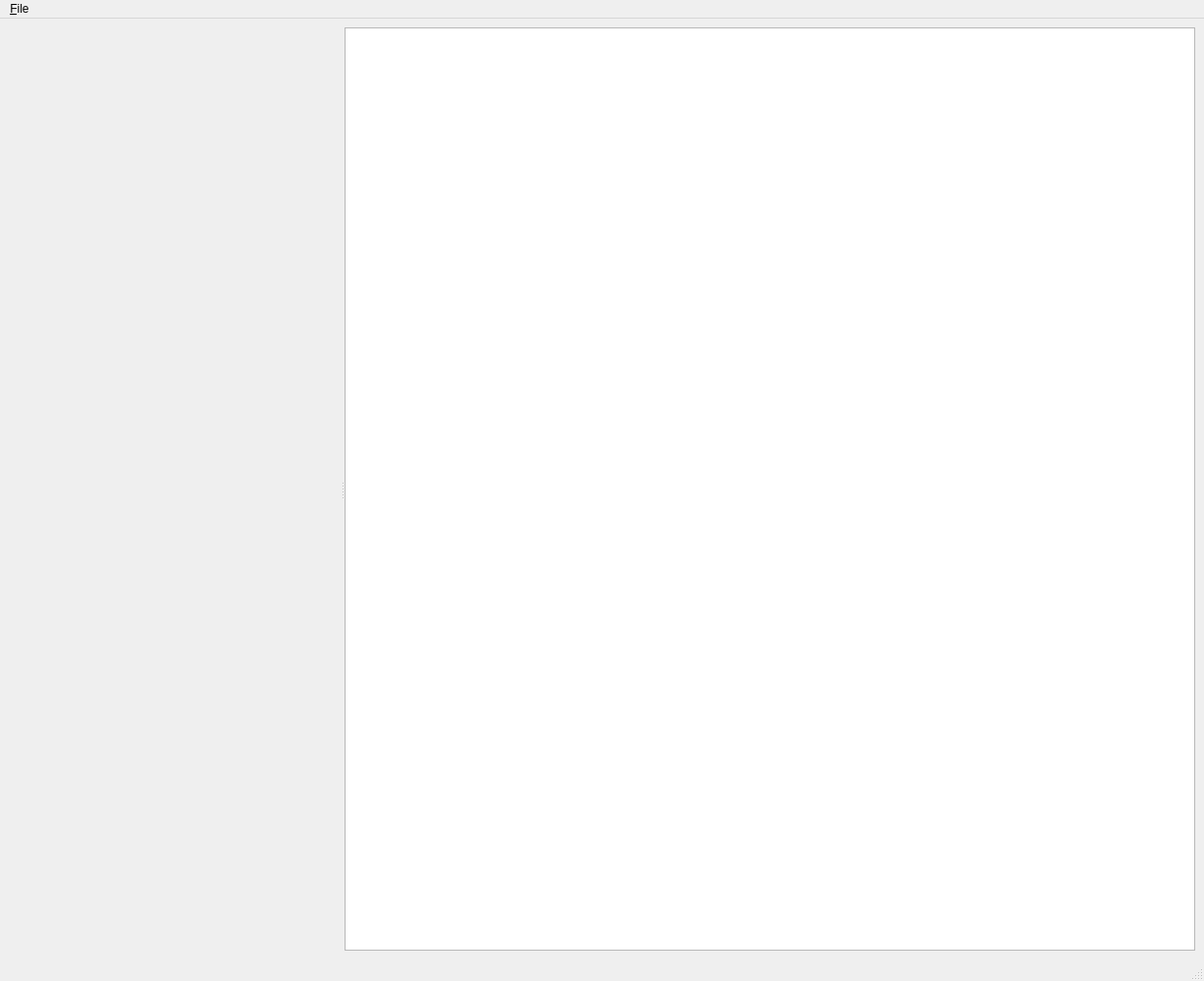
<?xml version="1.0" encoding="UTF-8"?>
<ui version="4.0">
 <class>MainWindow</class>
 <widget class="QMainWindow" name="MainWindow">
  <property name="geometry">
   <rect>
    <x>0</x>
    <y>0</y>
    <width>1230</width>
    <height>1002</height>
   </rect>
  </property>
  <property name="windowTitle">
   <string>MainWindow</string>
  </property>
  <widget class="QWidget" name="centralwidget">
   <layout class="QVBoxLayout" name="verticalLayout">
    <item>
     <widget class="QSplitter" name="splitter">
      <property name="sizePolicy">
       <sizepolicy hsizetype="Expanding" vsizetype="Expanding">
        <horstretch>0</horstretch>
        <verstretch>0</verstretch>
       </sizepolicy>
      </property>
      <property name="orientation">
       <enum>Qt::Horizontal</enum>
      </property>
      <widget class="QsciScintilla" name="plainTextEdit">
       <property name="font">
        <font>
         <family>Courier New</family>
         <pointsize>8</pointsize>
         <weight>50</weight>
         <italic>false</italic>
         <bold>false</bold>
         <underline>false</underline>
         <strikeout>false</strikeout>
        </font>
       </property>
       <property name="toolTip">
        <string/>
       </property>
       <property name="whatsThis">
        <string/>
       </property>
      </widget>
      <widget class="QTextEdit" name="textEdit"/>
     </widget>
    </item>
   </layout>
  </widget>
  <widget class="QMenuBar" name="menubar">
   <property name="geometry">
    <rect>
     <x>0</x>
     <y>0</y>
     <width>1230</width>
     <height>21</height>
    </rect>
   </property>
   <widget class="QMenu" name="menu_File">
    <property name="title">
     <string>&amp;File</string>
    </property>
    <addaction name="action_Open"/>
    <addaction name="action_Save_and_update"/>
    <addaction name="action_Quit"/>
   </widget>
   <addaction name="menu_File"/>
  </widget>
  <widget class="QStatusBar" name="statusbar"/>
  <action name="action_Open">
   <property name="text">
    <string>&amp;Open</string>
   </property>
   <property name="shortcut">
    <string>Ctrl+O</string>
   </property>
  </action>
  <action name="action_Save_and_update">
   <property name="enabled">
    <bool>false</bool>
   </property>
   <property name="text">
    <string>&amp;Save and update</string>
   </property>
   <property name="shortcut">
    <string>Ctrl+S</string>
   </property>
  </action>
  <action name="action_Quit">
   <property name="text">
    <string>&amp;Quit</string>
   </property>
   <property name="shortcut">
    <string>Ctrl+Q</string>
   </property>
  </action>
 </widget>
 <customwidgets>
  <customwidget>
   <class>QsciScintilla</class>
   <extends>QFrame</extends>
   <header>Qsci/qsciscintilla.h</header>
  </customwidget>
 </customwidgets>
 <resources/>
 <connections>
  <connection>
   <sender>action_Quit</sender>
   <signal>triggered(bool)</signal>
   <receiver>MainWindow</receiver>
   <slot>close()</slot>
   <hints>
    <hint type="sourcelabel">
     <x>-1</x>
     <y>-1</y>
    </hint>
    <hint type="destinationlabel">
     <x>614</x>
     <y>500</y>
    </hint>
   </hints>
  </connection>
 </connections>
</ui>
